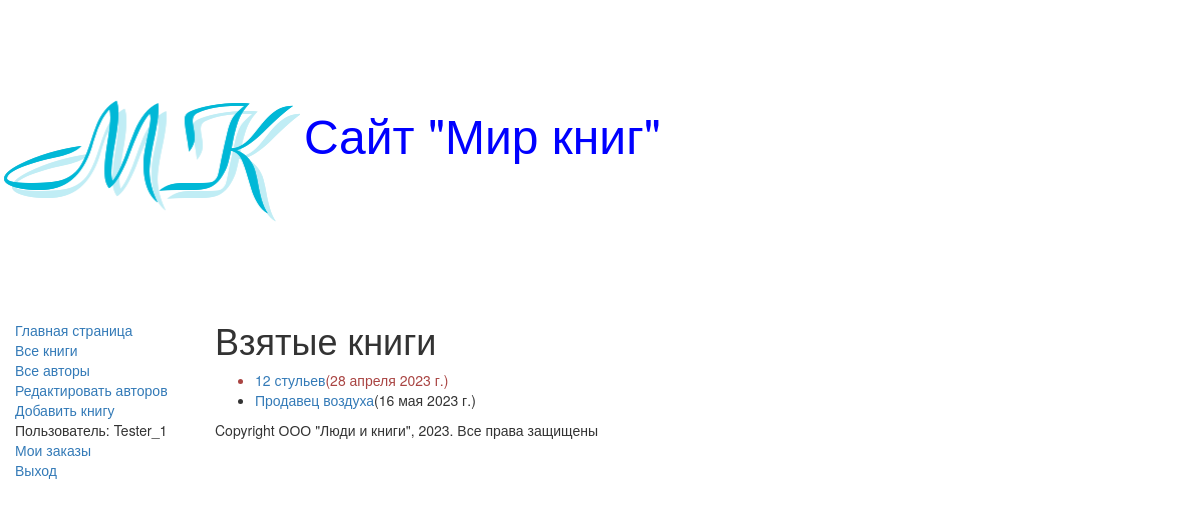
/mybooks/ (signed in), run on the app's committed database.
### catalog/models.py (models this page shows, shortened)
class BookInstance(models.Model):
    book = models.ForeignKey('Book', on_delete=models.CASCADE, null=True)
    inv_nom = models.CharField(max_length=20, null=True,
                               help_text='Введите инвентарный номер экземпляра',
                               verbose_name='Инвентарный номер')
    imprint = models.CharField(max_length=200,
                               help_text='Введите издательство и год выпуска',
                               verbose_name='Издательство')
    status = models.ForeignKey('Status', on_delete=models.CASCADE,
                               null=True,
                               help_text='Изменить состояние экземпляра',
                               verbose_name='Статус экземпляра книги')
    due_back = models.DateField(null=True, blank=True,
                                help_text='Введите конец срока статуса',
                                verbose_name='Дата окончания статуса')
    borrower = models.ForeignKey(User, on_delete=models.SET_NULL,
                                    null=True, blank=True,
                                 verbose_name="Заказчик",
                                 help_text='Выберите заказчика книги')
    @property
    def is_overdue(self):
        if self.due_back and date.today() > self.due_back:
            return True
        return False

class Book(models.Model):
    title = models.CharField(max_length=200,
                             help_text='Введите название книги',
                             verbose_name='Название книги')
    genre = models.ForeignKey('Genre', on_delete=models.CASCADE,
                              help_text='Выберите жанр книги',
                              verbose_name='Жанр книги', null=True)
    language = models.ForeignKey('Language',
                                 on_delete=models.CASCADE,
                                 help_text='Выберите язык книги',
                                 verbose_name='Язык книги', null=True)
    author = models.ManyToManyField('Author',
                                    help_text='Выберите автора книги',
                                    verbose_name='Автор книги')
    summary = models.TextField(max_length=1000,
                               help_text='Введите краткое описание книги',
                               verbose_name='Аннотация книги')
    isbn = models.CharField(max_length=13,
                            help_text='Должно содержать 13 символов',
                            verbose_name='ISBN книги')
    def display_author(self):
        return ', '.join([author.last_name for author in
                          self.author.all()])
    display_author.short_description = 'Авторы'

### catalog/views.py (the view)
# urls.py: url(r'^mybooks/$', views.LoanedBooksByUserListView.as_view(), name='my-borrowed'),
class LoanedBooksByUserListView(LoginRequiredMixin, generic.ListView):
    model = BookInstance
    template_name = 'catalog/bookinstance_list_borrowed_user.html'
    paginate_by = 10
    def get_queryset(self):
        return BookInstance.objects.filter(borrower=self.request.user).filter(status__exact='2').order_by('due_back')

### catalog/templates/catalog/bookinstance_list_borrowed_user.html
{% extends "base_generic.html" %}
{% block content %}
    <h1>Взятые книги</h1>
    {% if bookinstance_list %}
    <ul>
      {% for bookinst in bookinstance_list %}
      <li class="{% if bookinst.is_overdue %} text-danger{% endif %}">
        <a href="{% url 'book-detail' bookinst.book.pk %}">{{bookinst.book.title}}</a>({{ bookinst.due_back }})
      </li>
      {% endfor %}
    </ul>
    {% else %}
      <p>Нет книг со статусом В ЗАКАЗЕ.</p>
    {% endif %}
{% endblock %}

### catalog/templates/base_generic.html (shortened to what this page needs)
<!DOCTYPE html>
<html lang="en">
<head>
  <link rel="stylesheet"
        href="https://maxcdn.bootstrapcdn.com/bootstrap/3.3.7/css/bootstrap.min.css">
  {% load static %}
  <link rel="stylesheet" href="{%  static 'css/styles.css' %}">
  {% block head %}
    <img src="{% static 'images/logotip.jpg' %}"
    style="width:300px; height:300px;" align="absmiddle">
    <font size=7, color="blue">Сайт "Мир книг"</font>
  {% endblock %}
</head>
<body>
  <div class="container-fluid">
    <div class="row">
      <div class="col-sm-2">
      {% block sidebar %}
      <ul class="sidebar-nav">
          <li><a href="{% url 'index' %}">Главная страница</a></li>
          <li><a href="{% url 'books' %}">Все книги</a></li>
          <li><a href="{% url 'authors' %}">Все авторы</a></li>
          <li><a href="{% url 'authors_add' %}">Редактировать авторов</a></li>
          <li><a href="{% url 'book_create' %}">Добавить книгу</a></li>
        {% if user.is_authenticated %}
          <li>Пользователь: {{ user.get_username }}</li>
          <li><a href="{% url 'my-borrowed' %}">Мои заказы</a></li>
          <li><a href="{% url 'logout'%}?next={{request.path}}">Выход</a></li>
        {% else %}
          <li><a href="{% url 'login'%}?next={{request.path}}">Вход</a></li>
        {% endif %}
      </ul>
      {% endblock %}
      </div>
      <div class="col-sm-10 ">
      {% block content %}{% endblock %}
      {% block footer %}
        {% block copyright %}
        <p>Copyright ООО "Люди и книги", 2023. Все права защищены</p>
        {% endblock %}
      {% endblock %}
      </div>
    </div>
  </div>
</body>
</html>

### catalog/static/css/styles.css (style rules this page uses)
.sidebar-nav { margin-top: 20px; padding: 0; list-style: none; }

### data on the page
BookInstance: book "12 стульев", due_back "28 апреля 2023 г."
BookInstance: book "Продавец воздуха", due_back "16 мая 2023 г."

### other printed values
{{ user.get_username }} "Tester_1"
